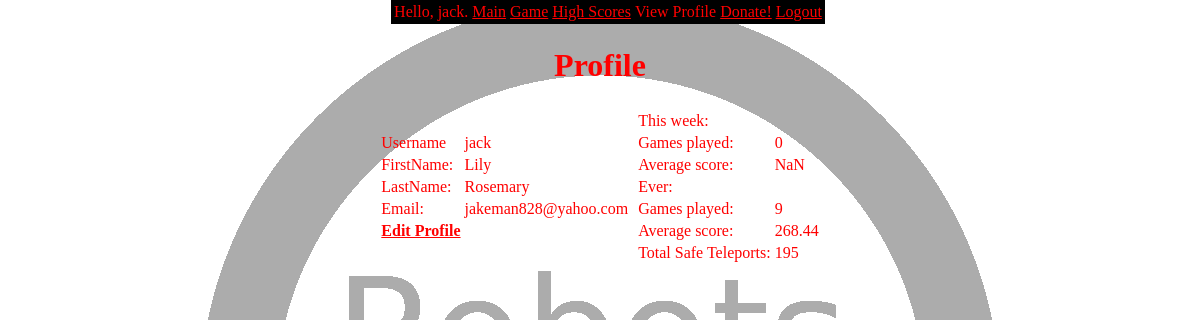
The app's page /resources/profile.php (signed in) with its own data.
### tables this page shows
CREATE TABLE `robots` (
  `username` char(25) NOT NULL DEFAULT '',
  `password` char(32) DEFAULT NULL,
  `firstname` char(25) DEFAULT NULL,
  `question` char(50) DEFAULT NULL,
  `answer` char(25) DEFAULT NULL,
  `lastname` char(25) DEFAULT NULL,
  `email` char(128) DEFAULT NULL,
  `amountDonated` float unsigned NOT NULL,
  `safeTeleports` int(10) unsigned NOT NULL,
  PRIMARY KEY (`username`)
);

### resources/profile.php (the view, shortened to what this page needs)
<!DOCTYPE html PUBLIC "-//W3C//DTD XHTML 1.0 Strict//EN" "http://www.w3.org/TR/xhtml1/DTD/xhtml1-strict.dtd">
<html xmlns="http://www.w3.org/1999/xhtml" xml:lang="en" lang="en">
 <head>
  <link rel="stylesheet" type="text/css" href="master.css"/>
 </head>
 <body>
  <div class="header">
   <table>
    <tr>
     <td>Hello, <?php echo $_SESSION['username']; ?>.</td>
     <td><a href="main.php">Main             </a>    </td>
     <td><a href="robots.php">Game           </a>    </td>
     <td><a href="highScores.php">High Scores</a>    </td>
     <td>View Profile                                </td>
     <td><a href="donate.php">Donate!        </a>    </td>
     <td><a href="logout.php">Logout         </a>    </td>
    </tr>
   </table>
  </div>
  <br/>
  <h1>Profile</h1>
  <?php
   $username = $_SESSION['username'];
   $query = sprintf("SELECT username, firstname, lastname, email, safeTeleports FROM robots WHERE username='%s'",
       mysql_real_escape_string($username));
   $result = mysql_query($query);
   if($result) {
    if($row = mysql_fetch_array($result, MYSQL_ASSOC)) {
     $firstname     = $row['firstname'];
     $lastname      = $row['lastname'];
     $email         = $row['email'];
     $safeTeleports = $row['safeTeleports'];
    }
    else {
     die("Error reading ".$username."'s info");
    }
   }
   else {
    die("Error reading user info");
   }
   $query = sprintf("SELECT score, date FROM highScores WHERE username='%s'",
       mysql_real_escape_string($username));
   $result = mysql_query($query);
   if($result) {
    $oldPlayer = false;
    $total = 0;
    $gamesPlayed = 0;
    $weekAgo = date('U')-7*24*60*60;
    $weekGamesPlayed = 0;
    $weekTotal = 0;
    while($row = mysql_fetch_array($result, MYSQL_ASSOC)) {
     $gamesPlayed++;
     $total += $row['score'];
     if($row['date'] > $weekAgo) {
      $weekGamesPlayed++;
      $weekTotal += $row['score'];
     }
     else {
      $oldPlayer = true;
     }
    }
    $averageScore     = $gamesPlayed     == 0 ? "NaN" : number_format($total     / $gamesPlayed,     2);
    $weekAverageScore = $weekGamesPlayed == 0 ? "NaN" : number_format($weekTotal / $weekGamesPlayed, 2);
   }
   else {
    die("Error reading user info");
   }
  ?>
  <table>
   <tr>
    <td>
     <table>
      <tr><td>Username   </td><td><?php echo $username;  ?></td></tr>
      <tr><td>FirstName: </td><td><?php echo $firstname; ?></td></tr>
      <tr><td>LastName:  </td><td><?php echo $lastname;  ?></td></tr>
      <tr><td>Email:     </td><td><?php echo $email;     ?></td></tr>
      <tr><td><strong><a href="editProfile.php">Edit Profile</a></strong></td><td/></tr>
     </table>
    </td>
    <td>
     <table>
<?php
       if($oldPlayer) {
        echo "<tr><td>This week: </td></tr>\n";
        echo "<tr><td>Games played: </td><td>".$weekGamesPlayed. "</td></tr>\n";
        echo "<tr><td>Average score:</td><td>".$weekAverageScore."</td></tr>\n";
        echo "<tr><td>Ever: </td></tr>\n";
       }
?>
      <tr><td>Games played: </td><td><?php echo $gamesPlayed;  ?></td></tr>
      <tr><td>Average score:</td><td><?php echo $averageScore; ?></td></tr>
      <tr><td>Total Safe Teleports:</td><td><?php echo $safeTeleports; ?></td></tr>
     </table>
    </td>
   </tr>
  </table>
 </body>
</html>

### resources/master.css (style rules this page uses)
html { background-image:url("background.png"); background-repeat:no-repeat; background-position:center; background-attachment:fixed; }
body { text-align:center; text-decoration:bold; color:red; }
h1 { size:48; }
a { text-decoration:underline; }
a:link, a:visited { color:red; }
table { margin: 0 auto; text-align:left; }
div.header { top:0; width:100%; position:fixed; }
div.header table { background-color:black; }

### records on screen
robots: firstname "Lily", lastname "Rosemary", email "jakeman828@yahoo.com", safeTeleports "195"

### other values on screen
$_SESSION['username'] "jack"
$username "jack"
$weekGamesPlayed "0"
$weekAverageScore "NaN"
$gamesPlayed "9"
$averageScore "268.44"
